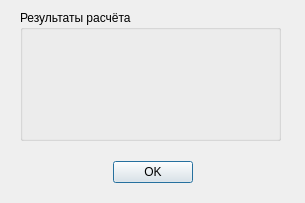
<?xml version="1.0" encoding="UTF-8"?>
<ui version="4.0">
 <class>ReactionParametersDialog</class>
 <widget class="QDialog" name="ReactionParametersDialog">
  <property name="geometry">
   <rect>
    <x>0</x>
    <y>0</y>
    <width>305</width>
    <height>203</height>
   </rect>
  </property>
  <property name="windowTitle">
   <string>Результаты расчёта</string>
  </property>
  <widget class="QDialogButtonBox" name="buttonBox">
   <property name="geometry">
    <rect>
     <x>70</x>
     <y>160</y>
     <width>166</width>
     <height>25</height>
    </rect>
   </property>
   <property name="standardButtons">
    <set>QDialogButtonBox::Ok</set>
   </property>
   <property name="centerButtons">
    <bool>true</bool>
   </property>
  </widget>
  <widget class="QGroupBox" name="groupBox">
   <property name="geometry">
    <rect>
     <x>20</x>
     <y>10</y>
     <width>261</width>
     <height>131</height>
    </rect>
   </property>
   <property name="title">
    <string>Результаты расчёта</string>
   </property>
   <widget class="QLabel" name="reactionOrderLabel">
    <property name="geometry">
     <rect>
      <x>10</x>
      <y>30</y>
      <width>51</width>
      <height>17</height>
     </rect>
    </property>
    <property name="text">
     <string/>
    </property>
   </widget>
   <widget class="QLabel" name="rateConstantLabel">
    <property name="geometry">
     <rect>
      <x>10</x>
      <y>50</y>
      <width>54</width>
      <height>17</height>
     </rect>
    </property>
    <property name="text">
     <string/>
    </property>
    <property name="scaledContents">
     <bool>false</bool>
    </property>
   </widget>
   <widget class="QLabel" name="dispersionLabel">
    <property name="geometry">
     <rect>
      <x>10</x>
      <y>70</y>
      <width>31</width>
      <height>17</height>
     </rect>
    </property>
    <property name="text">
     <string/>
    </property>
   </widget>
   <widget class="QLabel" name="correlationLabel">
    <property name="geometry">
     <rect>
      <x>10</x>
      <y>90</y>
      <width>54</width>
      <height>17</height>
     </rect>
    </property>
    <property name="text">
     <string/>
    </property>
    <property name="scaledContents">
     <bool>false</bool>
    </property>
   </widget>
  </widget>
 </widget>
 <resources/>
 <connections/>
</ui>
